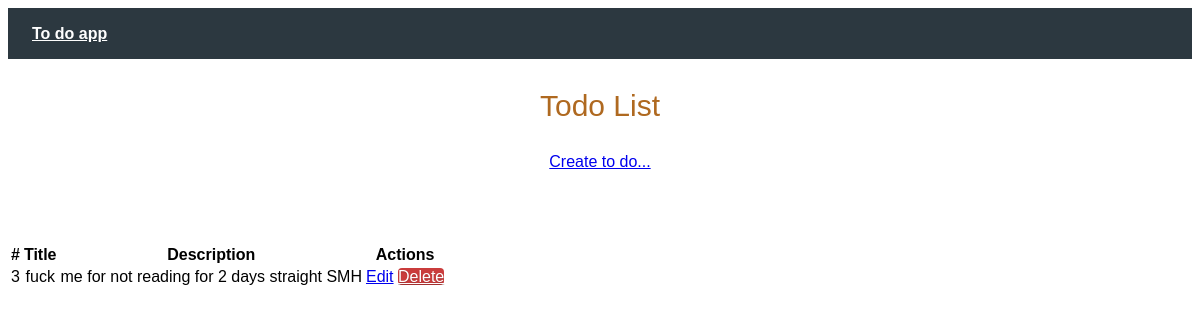
Page /retrieve (signed in) on the earlier database version.
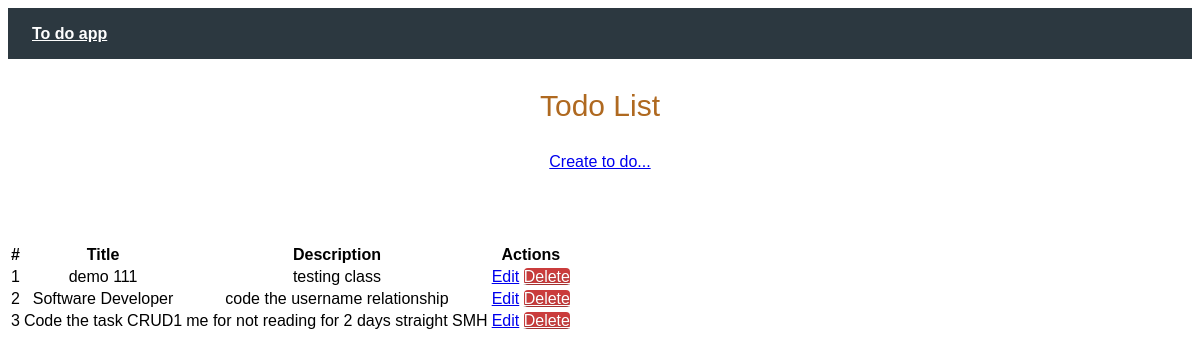
Same page on the later database version.
### tables this page shows
CREATE TABLE tasks(
        id INTEGER PRIMARY KEY AUTOINCREMENT,
        title CHAR(50),
        description VARCHAR(255),
        status DEFAULT 0,
        creator VARCHAR(24),
        created_on VARCHAR(24),
        FOREIGN KEY(creator) REFERENCES users(username)
    );

### app.py (the view)
@app.route("/retrieve", methods = ['GET'])
def retrieve_todo():
    if request.method == 'GET':
        creator = session['username']
        tasks = model.task.retrieve_tasks(creator)
        return render_template("alltask.html", tasks = tasks)

### app.py (called while the page is built)
@app.before_request
def before_request():
    g.username = None
    if 'username' in session:
        g.username = session['username']

### model.py (called while the page is built)
    def retrieve_tasks(self, creator):
        self.creator = creator
        connection = sqlite3.connect('todo_app.db', check_same_thread=False)
        connection.row_factory = sqlite3.Row
        cursor = connection.cursor()
        cursor.execute(f""" SELECT * FROM tasks WHERE creator = '{self.creator}' ; """)
        tasks = cursor.fetchall()
        connection.commit()
        cursor.close()
        connection.close()
        return tasks

### templates/alltask.html
{% extends "layout/base.html" %}
{% block content %}
    <div style="text-align: center;font-size: 30px;color:#af6920;">
        <p>Todo List</p>
    </div>
    <div>
        <a href="/create">Create to do...</a>
    </div>
    <br>
    <br>
    <br>
    <br>
    <table class="pure-table">
        <thead>
            <tr>
                <th>#</th>
                <th>Title</th>
                <th>Description</th>
                <th>Actions</th>
            </tr>
        </thead>
        <tbody>
            {% for task in tasks %}
            <tr class="pure-table-odd">
                <td>{{ task["id"] }}</td>
                <td>{{ task["title"] }}</td>
                <td>{{ task["description"] }}</td>
                <td>
                    <a href="/edit/{{ task["id"] }}" class="pure-button pure-button-primary">Edit</a>
                    <a href="/delete/{{ task["id"] }}" class="button-error pure-button">Delete</a>
                </td>
            </tr>
            {% endfor %}
        </tbody>
    </table>
{% endblock content %}

Differences in the rows shown:
added tasks: id "1", title "demo 111", description "testing class"
added tasks: id "2", title "Software Developer", description "code the username relationship"
changed tasks id 3: title "fuck" → "Code the task CRUD1"
